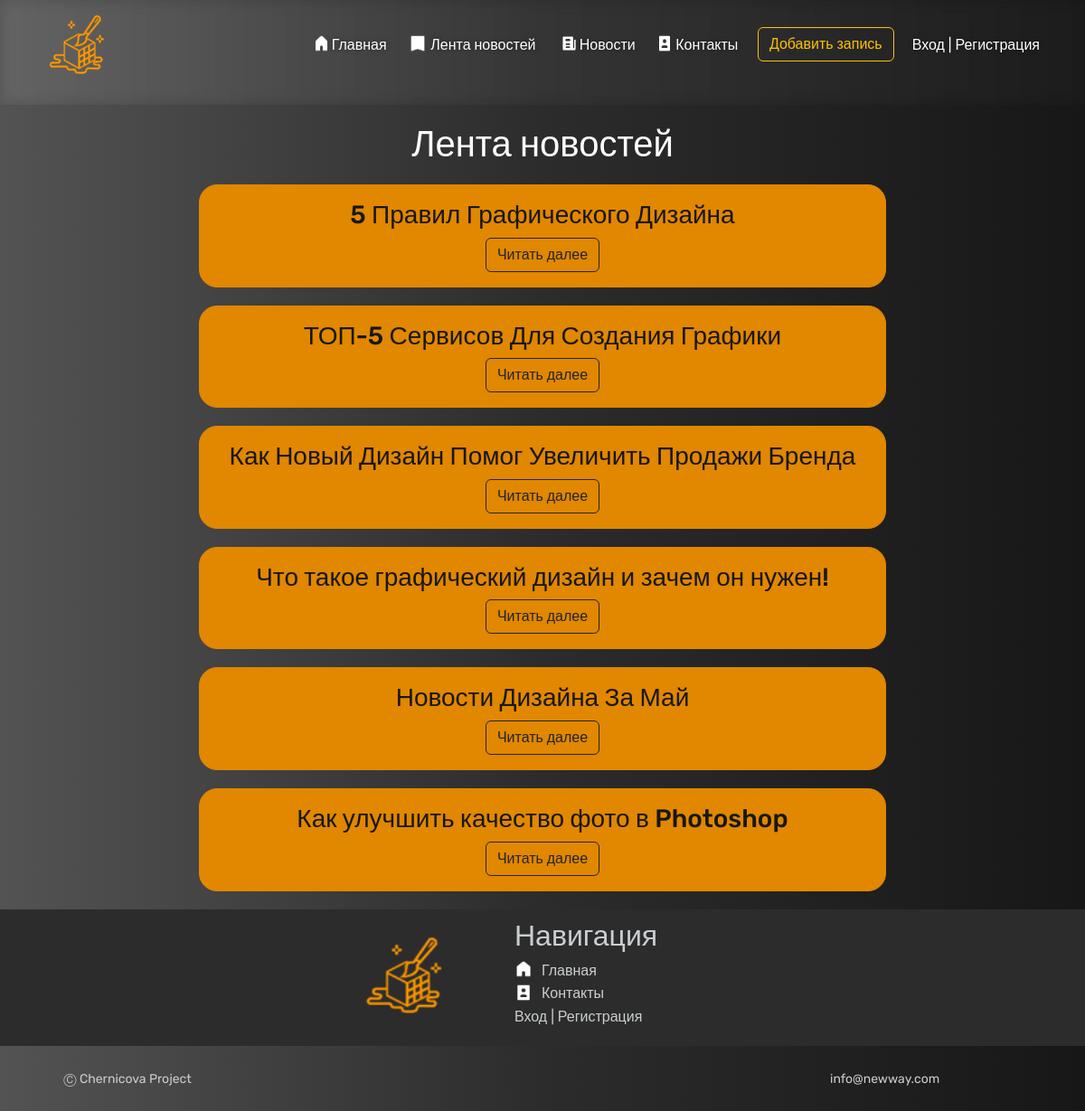
The page /news/newsfeed/ on the database its author committed.
### news/models.py (models this page shows, shortened)
class Articles(models.Model):
    title = models.CharField('Название', max_length=100)
    anons = models.CharField('Анонс', max_length=100)
    full_text = models.TextField('Статья')
    date = models.DateTimeField('Дата публикации')
    author = models.ForeignKey(get_user_model(), on_delete=models.SET_NULL, related_name='posts', null=True,
                               default=None)
    class Meta:
        verbose_name = 'Новость'
        verbose_name_plural = 'Новости'

### news/views.py (the view)
# urls.py: path('newsfeed/', views.newsfeed, name='newsfeed'),
def newsfeed(request):
    new = Articles.objects.order_by('-date')
    return render(request, 'news/newsfeed.html', {'new': new})

### news/templates/news/newsfeed.html (shortened to what this page needs)
{% extends 'menu/layout.html' %}
{% block content %}
<div class="texter">
<h1>Лента новостей</h1>
    {% if new %}
    {% for el in new %}
        <div style="margin: 20px; border-radius: 20px; background-color: #e18700; color: #171717; border-color: #e18700" class="alert alert-warning">
            <h3>
               {{ el.title }}
            </h3>
        <a href="{% url 'news-detail' el.id %}" class="btn btn-outline-dark">Читать далее</a>
        </div>
    {% endfor %}
{% else %}
<h6>У вас нет записей!</h6>
{% endif %}
</div>
{% endblock %}

### menu/static/menu/css/menu.css (style rules this page uses)
* { box-sizing: border-box; }
body { margin: 0; background: #7f7fd5; background: linear-gradient(to right, #535353, #2c2c2c, #171717); font-family: 'Rubik', sans-serif; height: 100% !important; background-color: #F8F9FB !important; color: white; }
.texter { margin-top: 20px; margin-bottom: 20px; margin-left: 200px; margin-right: 200px; color: white; text-align: center; }
.alert-warning { margin-top: 100px; }
*, *::before, *::after { box-sizing: border-box; padding: 0; margin: 0; }

### rows shown on the page
Articles: title "5 Правил Графического Дизайна"
Articles: title "ТОП-5 Сервисов Для Создания Графики"
Articles: title "Как Новый Дизайн Помог Увеличить Продажи Бренда"
Articles: title "Что такое графический дизайн и зачем он нужен!"
Articles: title "Новости Дизайна За Май"
Articles: title "Как улучшить качество фото в Photoshop"
